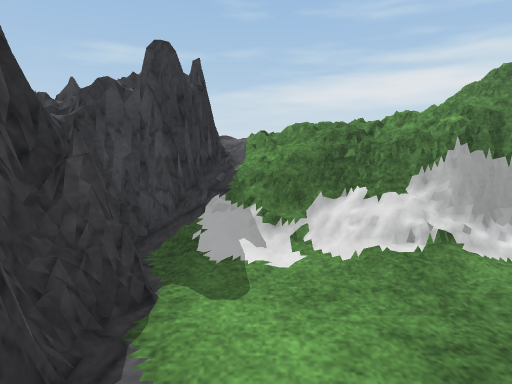
view 1 (above)

16 first-person views from a walk through a scene from a Unity 3-D project. The camera is 1.3 m above the floor, tilts 12° down and sees 85° across. The floor is counted in squares, 0.5 m on a side. Each view is taken from the middle of a square. On the plan, view 1 faces up. The plan holds only what a view shows up to about 19 squares ahead; the rest is blank. The place goes on beyond the plan. The player character is not drawn. Surface patterns are stand-ins for the level's own textures.

view 2
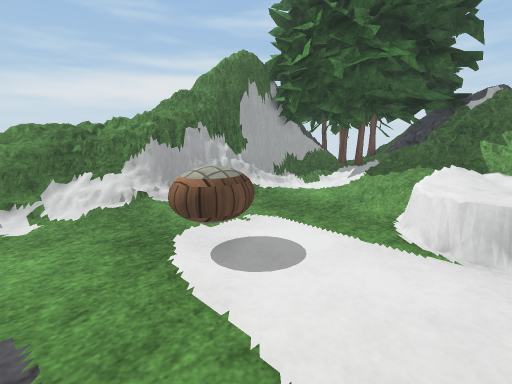

view 3
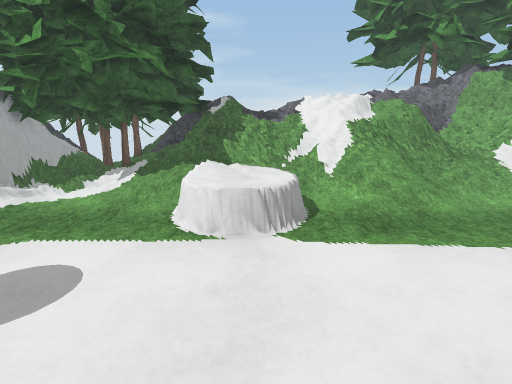

view 4
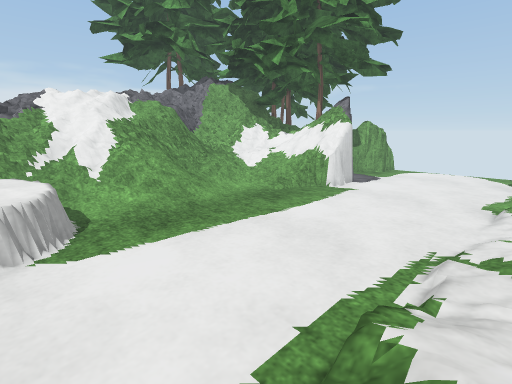

view 5
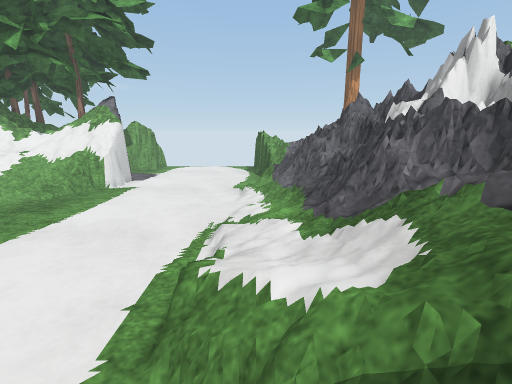

view 6
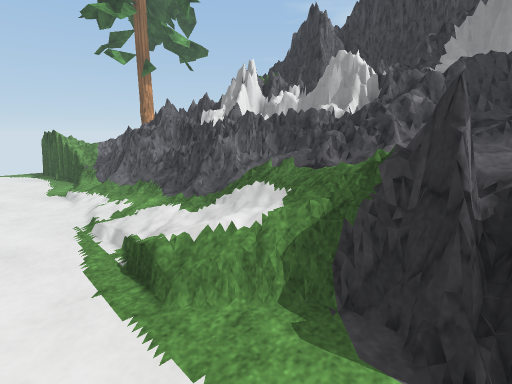

view 7
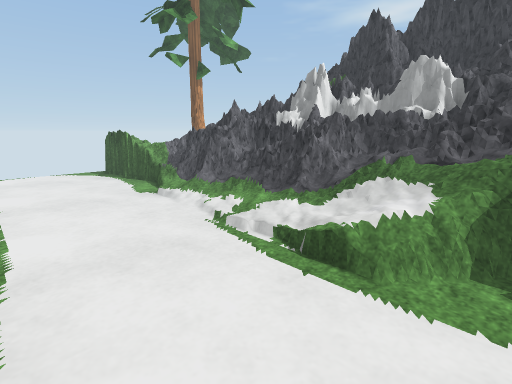

view 8
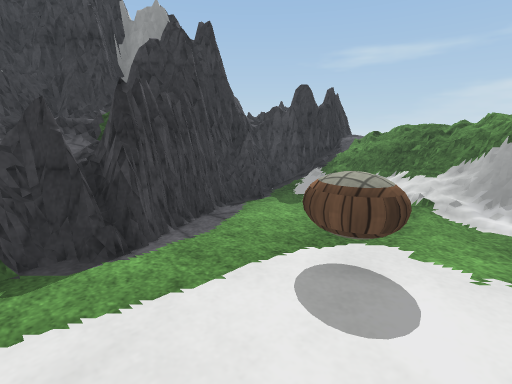

view 9
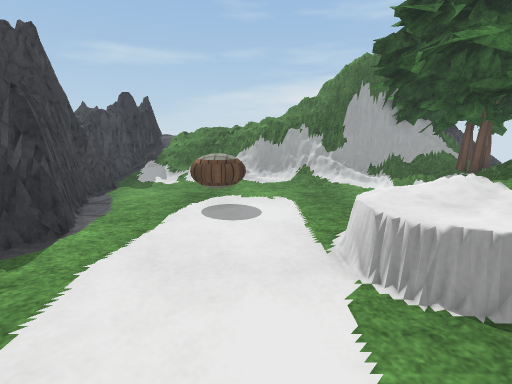

view 10
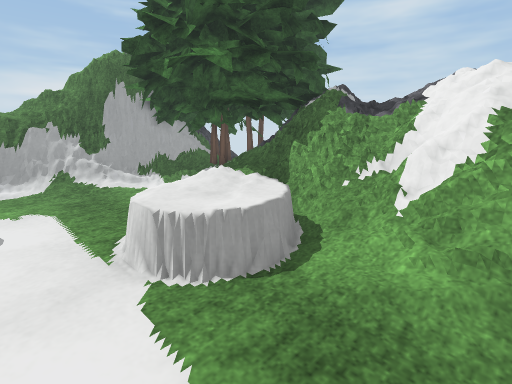

view 11
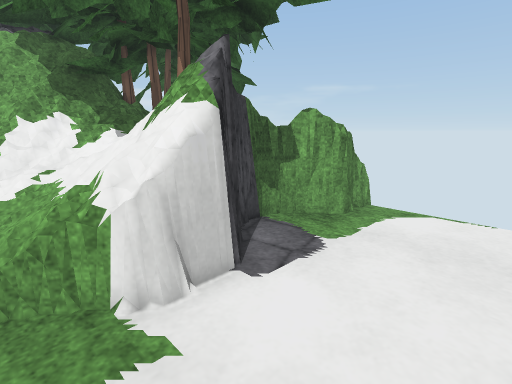

view 12
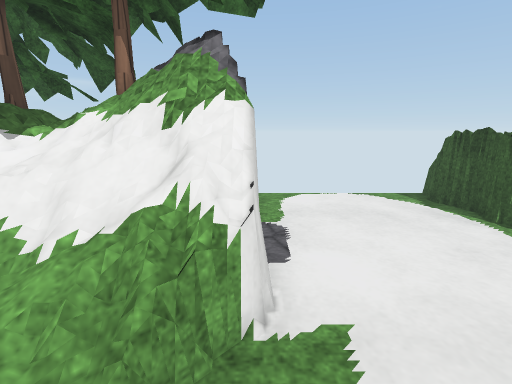

view 13
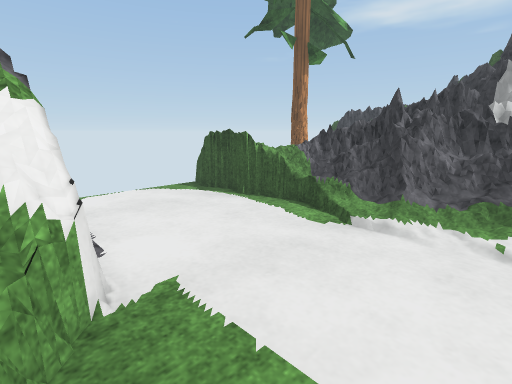

view 14
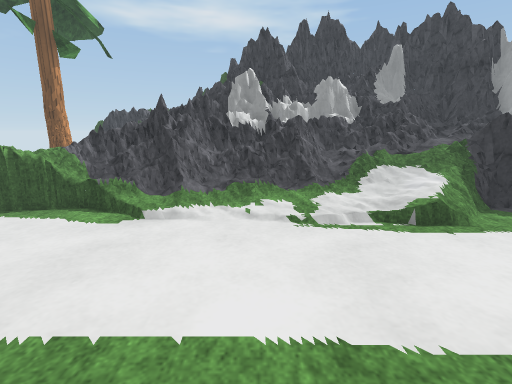

view 15
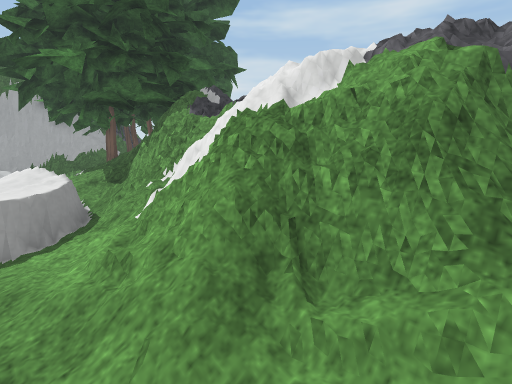

view 16
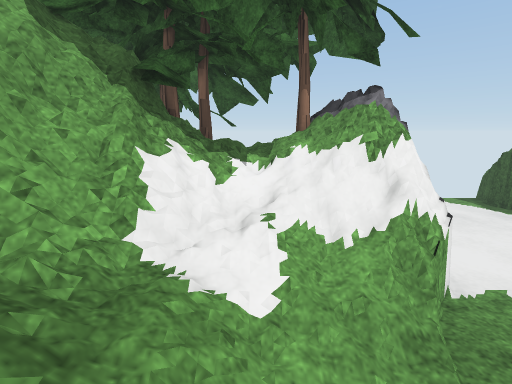

### Floor plan
Key: @ floor where view 1 was taken; # wall or solid block; . main floor; : floor 0.25 m higher than the main floor; + floor 0.5 m higher than the main floor; * floor 0.75 m higher than the main floor; % floor 1 m higher than the main floor; & floor 1.25 m higher than the main floor; / step, stairs or slope; = window, fence, low wall or low ledge; ^ raised ledge; O other object.
Columns run from 5 left of view 1 to 15 right of it. Each row starts with its distance up from view 1.
 10    #= #=#=#
  9    #=%%===##
  8    #**%/==######
  7 ####/+////==^^####
  6  #=///.//// #/#=##
  5  ##..../::../////#
  4  ###..........:..##
  3  ##..............##
  2   ##............./#
  1    #...........///##
  0 #####@.........//+ ##
 -1 #####........../++/##
 -2 ##%##=.......^^^:+#=#
 -3  &=##.......^^^^^+==#
 -4 =&%#=.......^^^^^+=^#
 -5 =&%/+:.......^^^//=##
 -6 =&//+//.........//=^#
 -7 #%%////........./#=##
 -8 =%*//:/......../#==##
 -9 #**+::........./#%=##
-10 ^^=//:.........//#==#
-11 ##=+::.........//#^##
-12 #^=+/...........//=##
-13 #=%//.........../*%=#
-14 ##=#/........../:*=##
-15 ###=#:.......////*=##
-16 ###=#:......==//*=##
-17 ##==O.......##=%=^##
-18  ^=OO.......###^^^#
-19  ##^=.......#######
-20   #^=.........#
-21    ^##........#
-22     ##........#
-23     ^#.......##
-24      ^......##
-25     ^#      ##

Where each view was taken, in squares from view 1:
view 1: 0 up, 0 right, facing up
view 2: 4 down, 0 right, facing up-right
view 3: 4 down, 0 right, facing right
view 4: 4 down, 0 right, facing down-right
view 5: 3 down, 0 right, facing down
view 6: 2 down, 3 right, facing down-left
view 7: 4 down, 6 right, facing down-left
view 8: 4 down, 6 right, facing up-left
view 9: 9 down, 5 right, facing up
view 10: 9 down, 5 right, facing up-right
view 11: 15 down, 3 right, facing down-right
view 12: 13 down, 7 right, facing down
view 13: 12 down, 8 right, facing down-left
view 14: 12 down, 9 right, facing left
view 15: 13 down, 9 right, facing up-right
view 16: 11 down, 11 right, facing down
